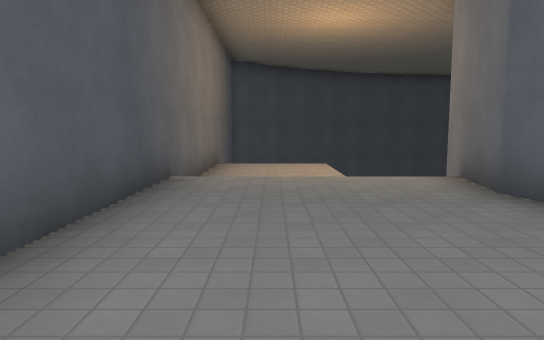
View 1 (above)

18 first-person views from a walk through a Godot game level. The camera is 1.4 m above the floor, tilts 6° down and sees 70° across. The floor is counted in squares, 2 m on a side. Each view is taken from the middle of a square. On the plan, view 1 faces up. The plan holds only what a view shows up to about 11 squares ahead; the rest is blank. The place goes on beyond the plan. Some surface patterns are stand-ins.

View 2
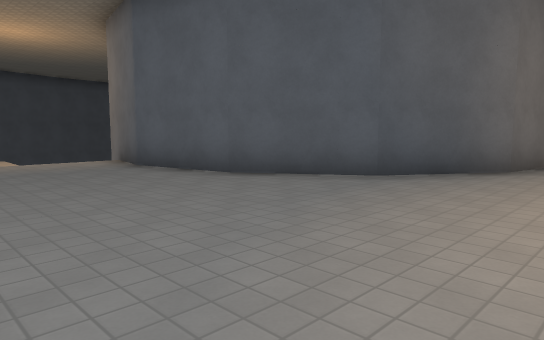

View 3
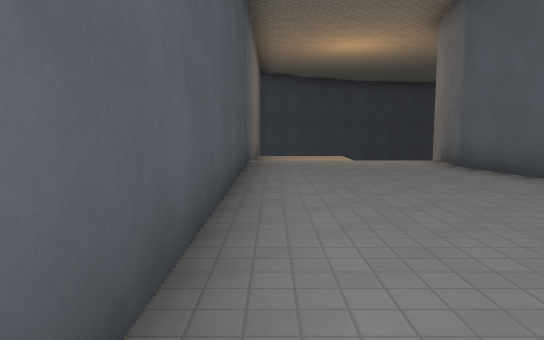

View 4
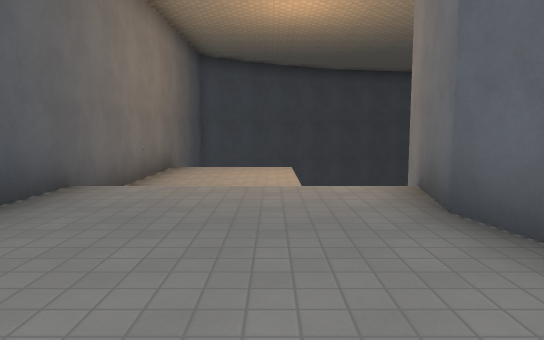

View 5
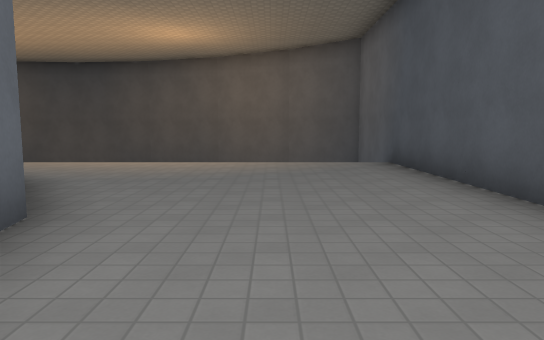

View 6
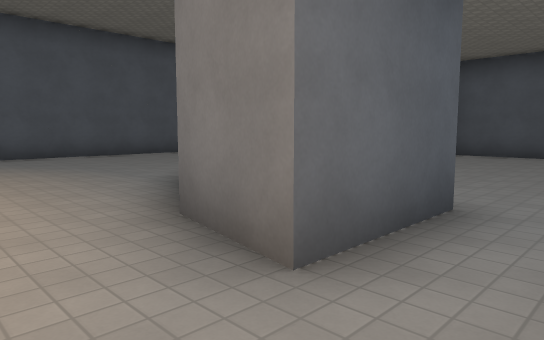

View 7
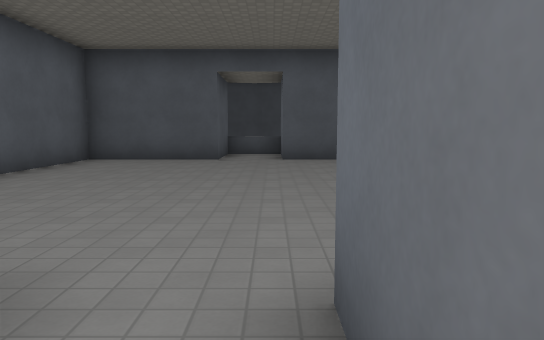

View 8
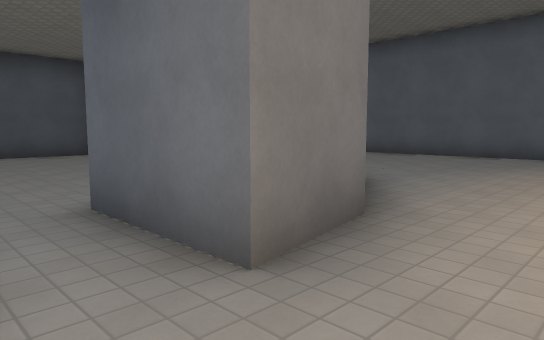

View 9
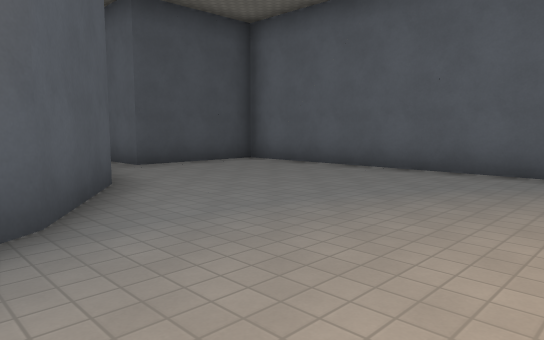

View 10
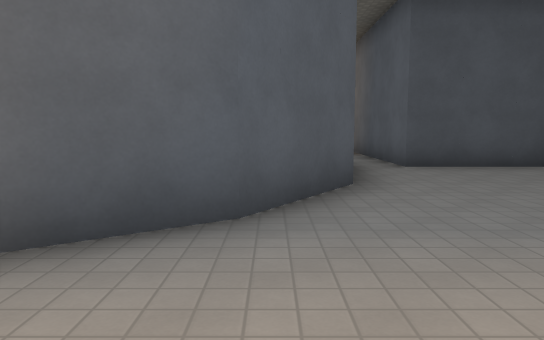

View 11
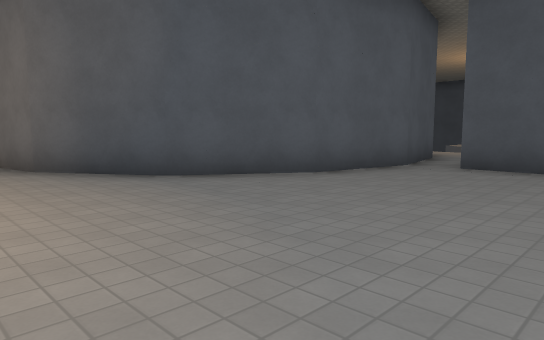

View 12
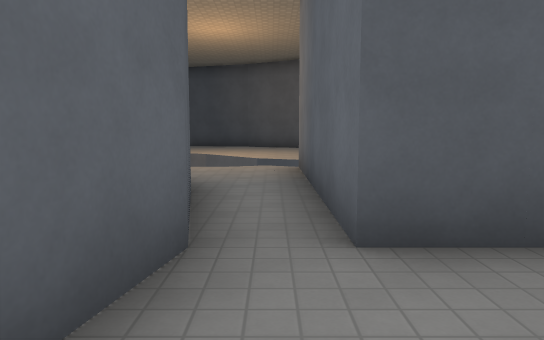

View 13
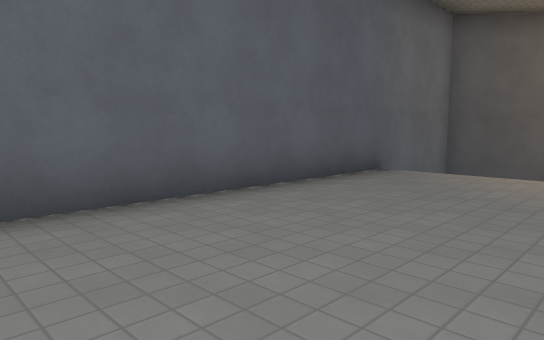

View 14
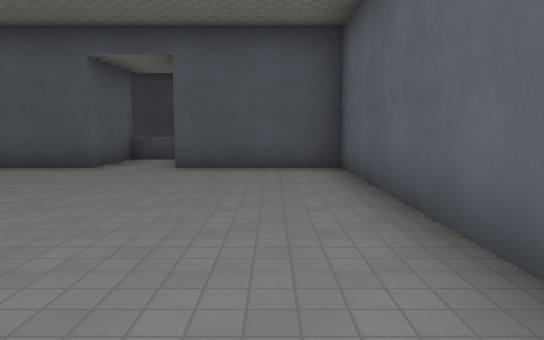

View 15
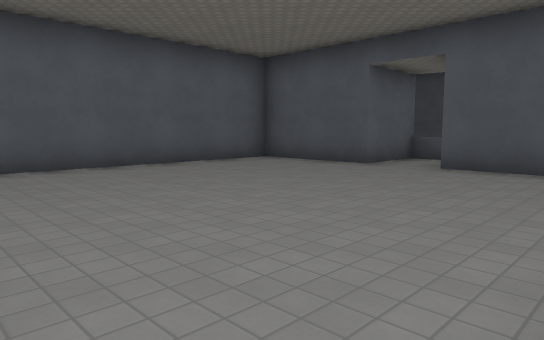

View 16
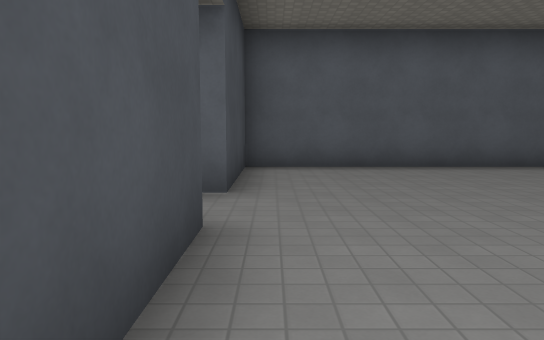

View 17
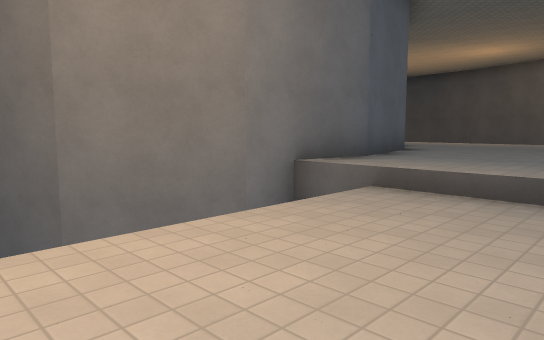

View 18
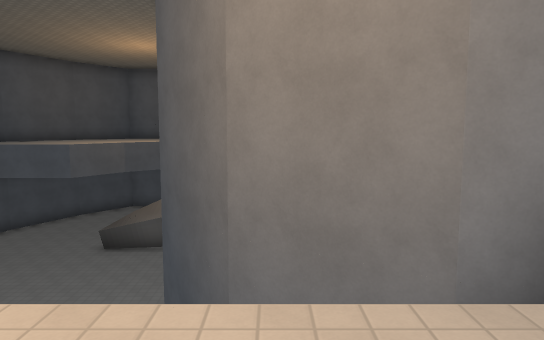

### Floor plan
Key: @ floor where view 1 was taken; # wall or solid block; . main floor; - floor 0.5 m lower than the main floor; / step, stairs or slope; = window, fence, low wall or low ledge; v drop or lower ground.
Columns run from 2 left of view 1 to 19 right of it. Each row starts with its distance up from view 1.
 13           vvvv
 12 #         vvvv  v..
 11 #vvv      vvvv   vv
 10 #---    v#=##
  9 #---  v###..#   ..#
  8 #---  ####..####..#
  7 #--- v#........#..#
  6 #///v##........##.#
  5 #....##........##.####
  4 #....##........##....#
  3 #....##........##....#
  2 #....##........##....#
  1 #.....##.......#.....#
  0 #.@....###..####.....#
 -1 #.......##..##.......#
 -2 #....................#
 -3 #....................#
 -4 #                   v#
 -5 #                   v
 -6 #v                  v

Where each view was taken, in squares from view 1:
view 1: 0 up, 0 right, facing up
view 2: 3 down, 1 left, facing up-right
view 3: 3 down, 1 left, facing up
view 4: 1 up, 1 right, facing up
view 5: 5 up, 1 right, facing down
view 6: 3 down, 9 right, facing up-left
view 7: 1 down, 9 right, facing up
view 8: 3 down, 8 right, facing up-right
view 9: 3 down, 12 right, facing up-right
view 10: 3 down, 13 right, facing up
view 11: 3 down, 18 right, facing up-left
view 12: 2 up, 15 right, facing up
view 13: 3 up, 15 right, facing down-right
view 14: 1 up, 11 right, facing up
view 15: 1 up, 12 right, facing up-left
view 16: 1 up, 12 right, facing left
view 17: 10 up, 1 left, facing down-right
view 18: 8 up, 0 right, facing right
